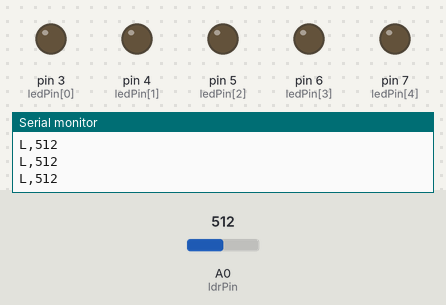
Bench run of a sketch on a simulated Arduino Uno, built with avr-gcc and run on an emulated ATmega328P. Parts: output pins drawn as LEDs (lit = HIGH), the last lines printed to the serial monitor. The inputs (shaded band) are chosen by the test bench; at power-on: A0 (ldrPin) = 512.

Above: at 1.2 s.
1.3 s: A0 (ldrPin) set to 307
2.8 s: A0 (ldrPin) set to 281
At 4.0 s:
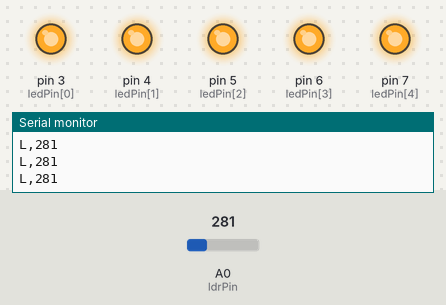
4.3 s: A0 (ldrPin) set to 306
At 5.5 s:
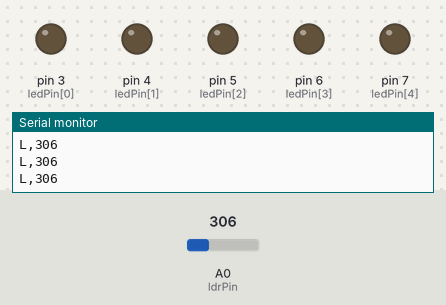
5.8 s: A0 (ldrPin) set to 290
At 6.9 s:
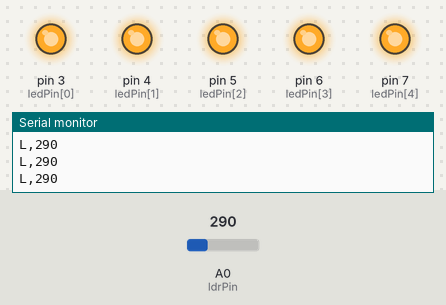
Timing chart, 0 to 8.3 s (numbered marks = the images above; inputs shaded):
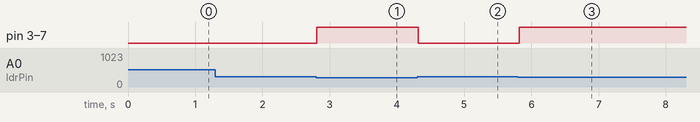

The sketch:

focos_examen.ino
```cpp
int ldrPin   = A0;
int ledPin[] = {3,4,5,6,7};
int valorLDR = 0;
int umbral = 300;

bool modoManual = false;
unsigned long tiempoUltimoComando = 0;
unsigned long timeoutManual = 10000;

void setup() {
  Serial.begin(9600);
  for (int i = 0; i < 5; i++) {
    pinMode(ledPin[i], OUTPUT);
  }
}

void loop() {
  if (Serial.available()) {
    char comando = Serial.read();

    if (comando == '1') {
      encenderLeds();
      modoManual = true;
      tiempoUltimoComando = millis();
    } else if (comando == '0') {
      apagarLeds();
      modoManual = true;
      tiempoUltimoComando = millis();
    }
  }

  if (modoManual && millis() - tiempoUltimoComando > timeoutManual) {
    modoManual = false;
  }

  if (!modoManual) {
    valorLDR = analogRead(ldrPin);
    Serial.print("L,");
    Serial.println(valorLDR);

    if (valorLDR < umbral) {
      encenderLeds();
    } else {
      apagarLeds();
    }
  }

  delay(100);
}

void encenderLeds() {
  for (int i = 0; i < 5; i++) {
    digitalWrite(ledPin[i], HIGH);
  }
}

void apagarLeds() {
  for (int i = 0; i < 5; i++) {
    digitalWrite(ledPin[i], LOW);
  }
}
```

Measured:
- the behaviour switches between 300 and 299 on A0 (ldrPin) (found by bisection; images 0 and 1)
- after the input at 2.8 s, pin 3 (ledPin[0]), pin 4 (ledPin[1]), pin 5 (ledPin[2]), pin 6 (ledPin[3]), pin 7 (ledPin[4]): LOW → HIGH at once
- after the input at 4.3 s, pin 3 (ledPin[0]), pin 4 (ledPin[1]), pin 5 (ledPin[2]), pin 6 (ledPin[3]), pin 7 (ledPin[4]): HIGH → LOW at once
- after the input at 5.8 s, pin 3 (ledPin[0]), pin 4 (ledPin[1]), pin 5 (ledPin[2]), pin 6 (ledPin[3]), pin 7 (ledPin[4]): LOW → HIGH at once
